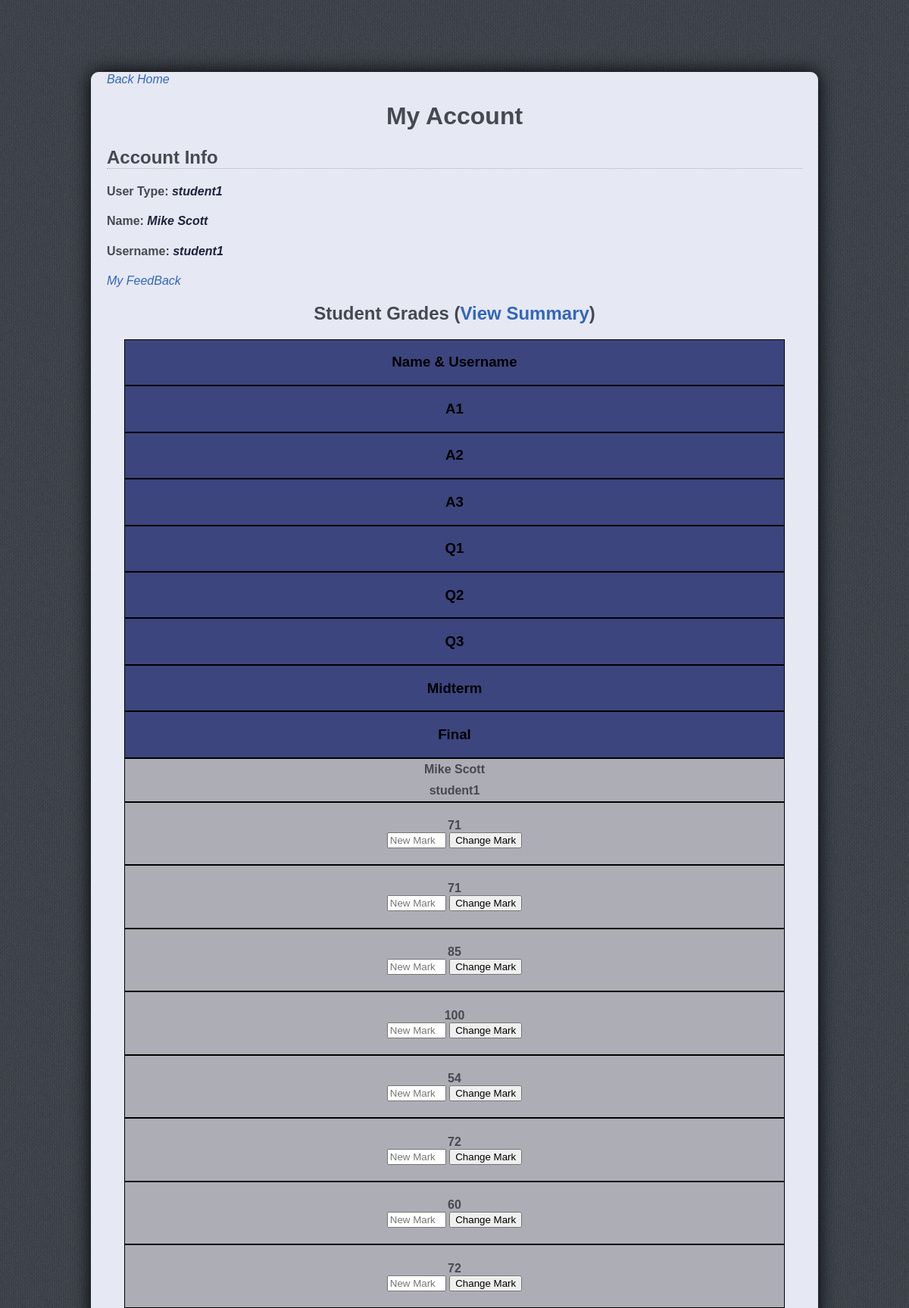
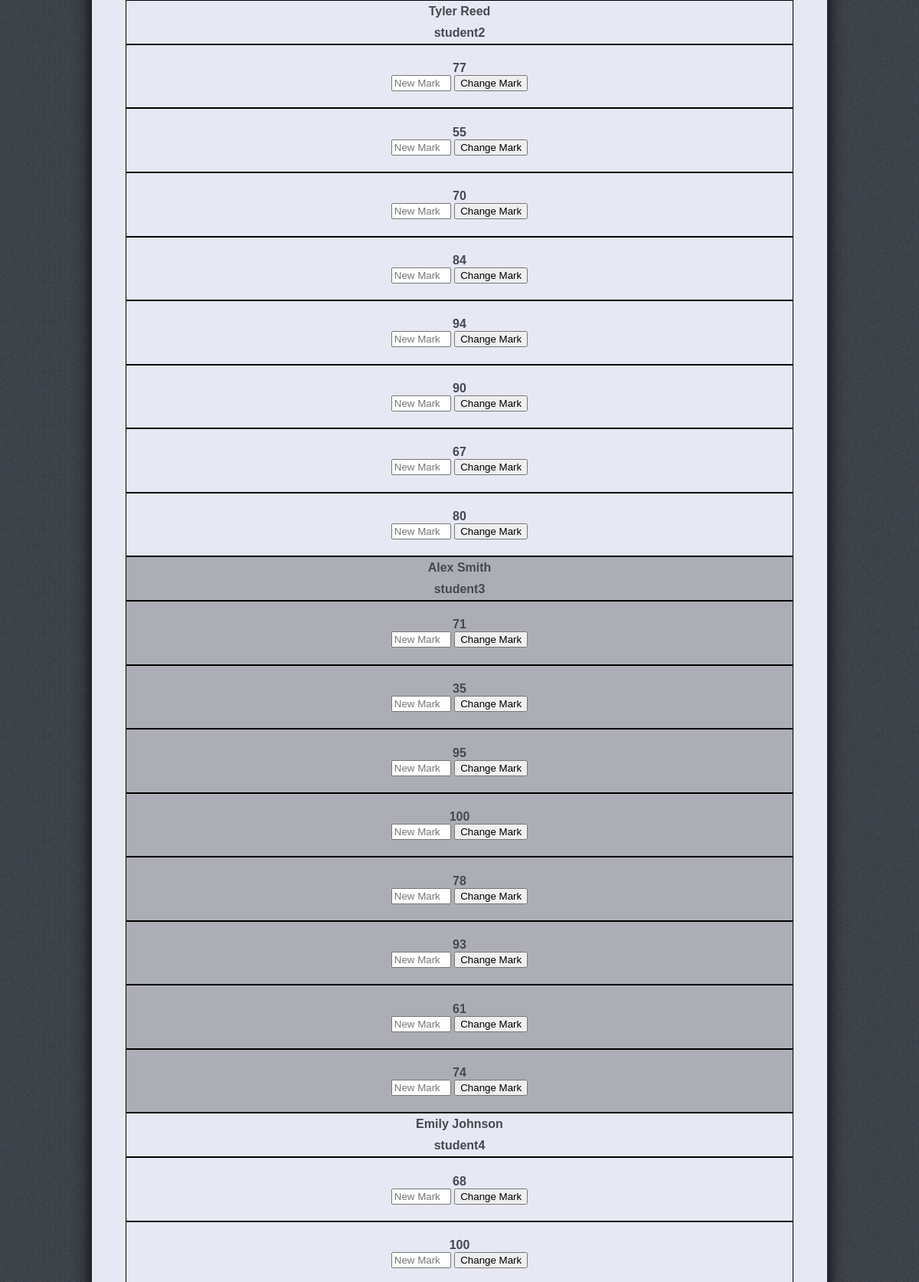
Page /account (signed in, upper part) on the committed database (2 pictures, top to bottom).
### tables this page shows
CREATE TABLE "Student" (
	"name"	TEXT,
	"username"	TEXT,
	"password"	TEXT
);

CREATE TABLE "Marks" (
	"username"	TEXT,
	"assignemnt1"	INTEGER,
	"assignemnt2"	INTEGER,
	"assignemnt3"	INTEGER,
	"quiz1"	INTEGER,
	"quiz2"	INTEGER,
	"quiz3"	INTEGER,
	"midterm"	INTEGER,
	"final"	INTEGER
);

### app.py (the view, shortened to what this page needs)
@app.route("/account",methods=['GET','POST'])
def account():
	if 'username' in session:
		if session['usertype']=='Student':
			sql= """
				SELECT *
				FROM Marks
				"""
			results = db.engine.execute(text(sql))
			session['marks'] = {}
			for result in results:
				if result['username']==session['username']:
					session['marks']["Assignment 1"] = [result['assignemnt1'],"A1"]
					session['marks']["Assignment 2"] = [result['assignemnt2'],"A2"]
					session['marks']["Assignment 3"] = [result['assignemnt3'],"A3"]
					session['marks']["Quiz 1"] = [result['quiz1'],'Q1']
					session['marks']["Quiz 2"] = [result['quiz2'],'Q1']
					session['marks']["Quiz 3"] = [result['quiz3'],'Q3']
					session['marks']["Midterm"] = [result['midterm'],'Midterm']
					session['marks']["Final"] = [result['final'],'Final']
			if request.method=='POST':
				remark_desc = request.form['remark-desc']
				if request.form['remark-desc']:
					insertSQL= """INSERT INTO Remark (username,assessment,request)
								VALUES ('{}', '{}', '{}')""".format(session['username'],
																	request.form['remark-type'],
																	remark_desc)
					db.engine.execute(text(insertSQL))
					session.pop('pop_up', None)
					flash('Remark Request Sent!')
				else:
					session['pop_up'] = 'error'
					flash('Please Enter A Reason For Remark')
		else:
			sql= """
				SELECT *
				FROM Student
				LEFT JOIN Marks
				ON Student.username = Marks.username
				"""
			session['student_info'] = {}
			results = db.engine.execute(text(sql))
			odd_row = True
			odd_row_num = 1
			for result in results:
				if odd_row_num % 2 == 0:
					odd_row = False
				else:
					odd_row = True
				session['student_info'][result['username']] = [odd_row, result['name'],
															   {'assignemnt1': result['assignemnt1']},
															   {'assignemnt2': result['assignemnt2']},
															   {'assignemnt3': result['assignemnt3']},
															   {'quiz1': result['quiz1']},
															   {'quiz2': result['quiz2']},
															   {'quiz3': result['quiz3']},
															   {'midterm': result['midterm']},
															   {'final': result['final']}]
				odd_row_num += 1
			sql= """
				SELECT *
				FROM Remark
				LEFT JOIN Student
				ON Remark.username = Student.username
				"""
			session['student_remark'] = {}
			results = db.engine.execute(text(sql))
			odd_row = True
			odd_row_num = 1
			remark_num = 0
			for result in results:
				if odd_row_num % 2 == 0:
					odd_row = False
				else:
					odd_row = True
				session['student_remark'][remark_num] = [odd_row, result['username'],
														 result['name'],
														 result['assessment'],
														 result['request']]
				remark_num += 1
				odd_row_num += 1
		return render_template('account.html')
	else:
		session['pop_up'] = 'error'
		flash('Please Login To View The Page')
		return  redirect(url_for('login'))

### templates/account.html (shortened to what this page needs)
<!DOCTYPE html>
<html>
<head>
	<link rel="stylesheet" type="text/css" href="{{ url_for('static', filename='index.css') }}">
</head>
<body>
	<div class="account-name">
			<div class="page-desc-text">
				<div class="border-design">
					<a class="info-text" href="/index">Back Home</a>
					<h1 class="page-header">My Account</h1>
					<h2 class="text-header">Account Info</h2>
					<h4>User Type: <span class="info-text">{{ session['usertype'] }}</span></h4>
					<h4>Name: <span class="info-text">{{ session['name'] }}</span></h4>
					<h4>Username: <span class="info-text">{{ session['username'] }}</span></h4>
					{% if session['usertype'] and session['usertype'] == 'Student' %}
						<h2 class="page-header">Grades % (<a href="/summary">View Summary</a>)</h2>
						<div class="table-layout">
							{% for name, mark in session['marks'].items() %}
								<div class="table-row mark-table-prop odd-row">
									<div class="mark-header header-col">
										<h3>{{ name }}</h3>
									</div>
									<div class="mark-col">
										{% if mark[0] %}
											<h4>{{ mark[0] }}</h4>
										{% else %}
											<h4> - </h4>
										{% endif %}
									</div>
									<div class="remark-col">
										<form class= 'table-row remark-section' method="POST">
											<input type="hidden" name="remark-type" value='{{ mark[1] }}'>
											<textarea class= 'remark-textbox' name='remark-desc' cols='30'></textarea>
											<button class="" type = "submit">submit remark request</button>
										</form>
									</div>
								</div>
							{% endfor %}
						</div>
					{% else %}
						<a class="info-text" href="/my_feedback">My FeedBack</a>
						<h2 class="page-header">Student Grades (<a href="/summary">View Summary</a>)</h2>
						<div class="table-layout">
							<div class="table-row instructor-table-prop">
								<div class="stud-name-col">
									<div class="table-header">
										<h3>Name & Username</h3>
									</div>
								</div>
								<div class="stud-mark-col">
									<div class="table-header">
										<h3>A1</h3>
									</div>
								</div>
								<div class="stud-mark-col">
									<div class="table-header">
										<h3>A2</h3>
									</div>
								</div>
								<div class="stud-mark-col">
									<div class="table-header">
										<h3>A3</h3>
									</div>
								</div>
								<div class="stud-mark-col">
									<div class="table-header">
										<h3>Q1</h3>
									</div>
								</div>
								<div class="stud-mark-col">
									<div class="table-header">
										<h3>Q2</h3>
									</div>
								</div>
								<div class="stud-mark-col">
									<div class="table-header">
										<h3>Q3</h3>
									</div>
								</div>
								<div class="stud-mark-col">
									<div class="table-header">
										<h3>Midterm</h3>
									</div>
								</div>
								<div class="stud-mark-col">
									<div class="table-header">
										<h3>Final</h3>
									</div>
								</div>
							</div>
							{% for user, infos in session['student_info'].items() %}
								{% if infos[0] %}
									<div class="table-row instructor-table-prop odd-row">
								{% else %}
									<div class="table-row instructor-table-prop">
								{% endif %}
									<div class="stud-name-col">
										<h4>{{ infos[1] }}</h4>
										<h4> {{ user }}</h4>
									</div>
									{% for info in infos[2:] %}
										<div class="stud-mark-col">
											{% for type, mark in info.items() %}
												{% if mark %}
													<h4>{{ mark }}
														<form method="POST">
															<input class="change-mark" name="instructor-mark-val" placeholder="New Mark">
															<button type = "submit">Change Mark</button>
														</form>
													</h4>
												{% endif %}
											{% endfor %}
										</div>
									{% endfor %}
								</div>
							{% endfor %}
						</div>
					{% endif %}
				</div>
			</div>
	</div>
</body>
</html>

### static/index.css (style rules this page uses)
* { font-family: Verdana, Helvetica, sans-serif; }
html { scroll-behavior: smooth; }
body { margin: 0px; background: url(img/back7.png); }
.page-header { text-align: center; }
.text-header { border-bottom: 1.5px dotted #ADAEB5; width: 100%; }
.instructor-table-prop { width: 95%; margin: auto; text-align: center; word-wrap: break-word; }
.stud-name-col > h4 { margin: 5px; }
.stud-name-col { flex: 1.5; }
.stud-mark-col,.stud-rename-col { flex: 0.5; }
.stud-mark-col > h4 { word-break: break-word; }
.change-mark { margin: auto; width: 70px; }
.table-layout { padding-bottom: 20px; }
.table-header { color: #000; background-color: #3C457D; height: 100%; margin: 0px -10px; }
.table-row { display: flex; flex-direction: row; flex-wrap: nowrap; }
.table-row > div { display: flex; flex-direction: column; padding: 0px 10px; justify-content: center; }
.odd-row { background-color: #ADAEB5; }
.page-desc-text { width: 80%; margin: auto; margin-top: 50px; text-align: left; color:#46494f; }
.border-design { border: 1px #E6E8F4 solid; box-shadow: 0 0 25px #000; border-radius: 10px; background-color: #E6E8F4; padding: 0px 20px; }
.border-design a { color: #3366BB; text-decoration: none; }
.account-name { width:100%; margin: auto; margin-top: 95px; text-align: center; color: #3C457D; padding-bottom: 20px; }
.info-text { font-style: italic; color: #1D213D; }
@media (max-width: 1350px) { .instructor-table-prop { flex-direction: column; } }
@media (max-width: 1350px) { .instructor-table-prop > div { border: 1px #000 solid; } }

### rows in the picture
Student: name "Mike Scott"
Marks: name "Mike Scott", username "student1", info "71" "71" "85" "100" "54" "72" "60" "72"
Marks: name "Tyler Reed", username "student2", info "77" "55" "70" "84" "94" "90" "67" "80"
Marks: name "Alex Smith", username "student3", info "71" "35" "95" "100" "78" "93" "61" "74"
Marks: name "Emily Johnson", username "student4", info "68" "100"

### other values in the picture
{{ session['usertype'] }} "student1"
{{ session['username'] }} "student1"
